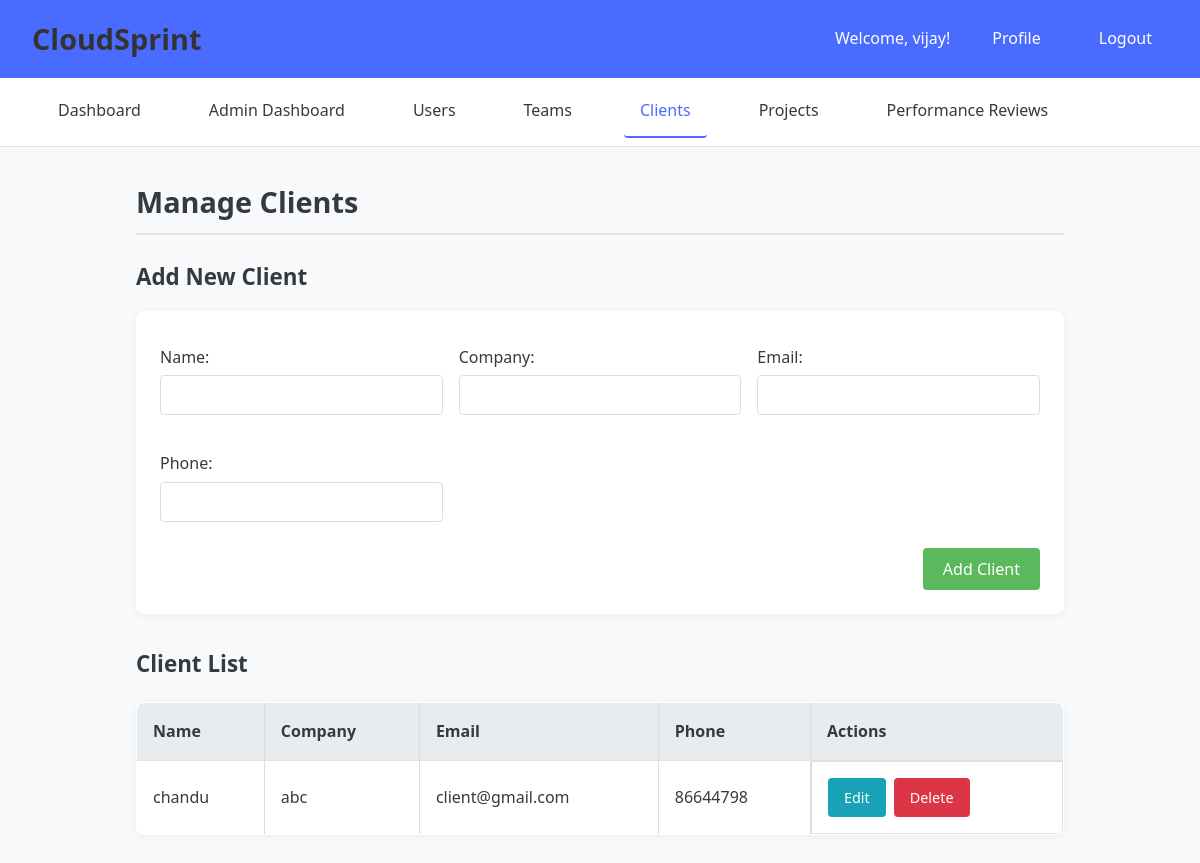
The app's page /admin/clients (signed in) with its own data.
### app.py (models this page shows, shortened)
class Client(db.Model):
    id = db.Column(db.Integer, primary_key=True)
    name = db.Column(db.String(100), nullable=False)
    company = db.Column(db.String(100), nullable=False)
    email = db.Column(db.String(120), nullable=False)
    phone = db.Column(db.String(20), nullable=False)
    projects = db.relationship('Project', backref='client', lazy=True)

### app.py (the view, shortened to what this page needs)
@app.route('/admin/clients', methods=['GET', 'POST'])
def admin_clients():
    if 'user_id' not in session or not session['is_admin']:
        flash('Unauthorized access', 'danger')
        return redirect(url_for('dashboard'))
    clients = Client.query.all()
    return render_template('admin/clients.html', clients=clients)

### templates/admin/clients.html (shortened to what this page needs)
<!DOCTYPE html>
<html lang="en">
<head>
    <link rel="stylesheet" href="{{ url_for('static', filename='css/style.css') }}">
</head>
<body>
    <header>
        <h1>CloudSprint</h1>
        <div>
            <span>Welcome, {{ session.username }}!</span>
            <a href="{{ url_for('profile') }}">Profile</a>
            <a href="{{ url_for('logout') }}">Logout</a>
        </div>
    </header>
    <nav>
        <a href="{{ url_for('dashboard') }}">Dashboard</a>
        <a href="{{ url_for('admin_dashboard') }}">Admin Dashboard</a>
        <a href="{{ url_for('admin_users') }}">Users</a>
        <a href="{{ url_for('admin_teams') }}">Teams</a>
        <a href="{{ url_for('admin_clients') }}">Clients</a>
        <a href="{{ url_for('admin_projects') }}">Projects</a>
        <a href="{{ url_for('admin_performance_reviews') }}">Performance Reviews</a>
    </nav>
    <div class="container">
        <h2>Manage Clients</h2>
        <h3>Add New Client</h3>
        <form method="POST" action="{{ url_for('admin_clients') }}">
            <div>
                <label for="name">Name:</label>
                <input type="text" id="name" name="name" required>
            </div>
            <div>
                <label for="company">Company:</label>
                <input type="text" id="company" name="company" required>
            </div>
            <div>
                <label for="email">Email:</label>
                <input type="email" id="email" name="email" required>
            </div>
            <div>
                <label for="phone">Phone:</label>
                <input type="text" id="phone" name="phone" required>
            </div>
            <button type="submit">Add Client</button>
        </form>
        <h3>Client List</h3>
        {% if clients %}
            <table>
                <thead>
                    <tr>
                        <th>Name</th>
                        <th>Company</th>
                        <th>Email</th>
                        <th>Phone</th>
                        <th>Actions</th>
                    </tr>
                </thead>
                <tbody>
                    {% for client in clients %}
                        <tr>
                            <td>{{ client.name }}</td>
                            <td>{{ client.company }}</td>
                            <td>{{ client.email }}</td>
                            <td>{{ client.phone }}</td>
                            <td class="actions">
                                <a href="{{ url_for('edit_client', client_id=client.id) }}" class="action-btn edit-btn">Edit</a>
                                <a href="{{ url_for('delete_client', client_id=client.id) }}" class="action-btn delete-btn" onclick="return confirm('Are you sure you want to delete this client?')">Delete</a>
                            </td>
                        </tr>
                    {% endfor %}
                </tbody>
            </table>
        {% else %}
            <div class="empty-state">
                <p>No clients found.</p>
            </div>
        {% endif %}
    </div>
</body>
</html>

### static/css/style.css (style rules this page uses)
body { font-family: Arial, sans-serif; margin: 0; padding: 0; background-color: #f4f4f4; }
header { background-color: #333; color: white; padding: 10px 20px; display: flex; justify-content: space-between; align-items: center; }
header a { color: white; text-decoration: none; margin-left: 10px; }
nav { background-color: #444; padding: 10px; }
nav a { color: white; text-decoration: none; margin: 0 10px; }
.container { width: 80%; margin: 20px auto; }
h1, h2, h3 { color: #333; }
table { width: 100%; border-collapse: collapse; margin: 20px 0; }
table, th, td { border: 1px solid #ddd; }
th, td { padding: 10px; text-align: left; }
th { background-color: #f2f2f2; }
form { background-color: white; padding: 20px; border-radius: 5px; box-shadow: 0 0 10px rgba(0,0,0,0.1); margin-bottom: 20px; }
form label { display: block; margin: 10px 0 5px; }
form input, form select, form textarea { width: 100%; padding: 8px; margin-bottom: 10px; border: 1px solid #ddd; border-radius: 4px; }
form button { background-color: #5cb85c; color: white; padding: 10px 20px; border: none; border-radius: 4px; cursor: pointer; }

### records on screen
Client: name "chandu", company "abc", email "client@gmail.com", phone "86644798"

### other values on screen
{{ session.username }} "vijay"
